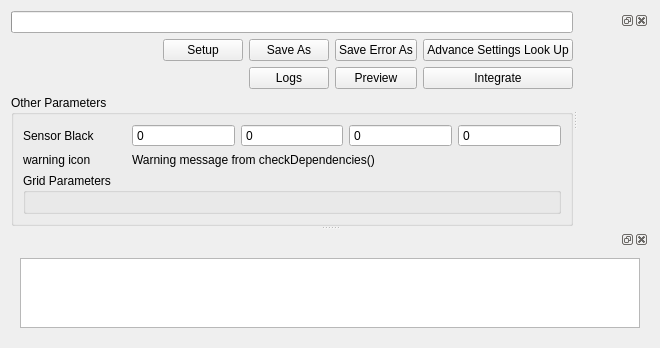
<?xml version="1.0" encoding="UTF-8"?>
<ui version="4.0">
 <class>LSHTuning</class>
 <widget class="QWidget" name="LSHTuning">
  <property name="geometry">
   <rect>
    <x>0</x>
    <y>0</y>
    <width>660</width>
    <height>337</height>
   </rect>
  </property>
  <property name="windowTitle">
   <string>LSH Tuning</string>
  </property>
  <layout class="QGridLayout" name="gridLayout_6">
   <item row="0" column="0">
    <widget class="QSplitter" name="splitter_2">
     <property name="orientation">
      <enum>Qt::Vertical</enum>
     </property>
     <widget class="QWidget" name="gridLayoutWidget_3">
      <layout class="QGridLayout" name="gridLayout_3">
       <item row="1" column="0">
        <widget class="QSplitter" name="splitter">
         <property name="orientation">
          <enum>Qt::Horizontal</enum>
         </property>
         <widget class="QWidget" name="gridLayoutWidget">
          <layout class="QGridLayout" name="gridLayout">
           <item row="1" column="4">
            <widget class="QPushButton" name="saveError_btn">
             <property name="text">
              <string>Save Error As</string>
             </property>
            </widget>
           </item>
           <item row="3" column="0" colspan="6">
            <widget class="QGroupBox" name="blc_grp">
             <property name="title">
              <string>Other Parameters</string>
             </property>
             <property name="flat">
              <bool>true</bool>
             </property>
             <layout class="QGridLayout" name="gridLayout_5">
              <item row="1" column="3">
               <widget class="QSpinBox" name="blc_sensor2">
                <property name="readOnly">
                 <bool>true</bool>
                </property>
                <property name="buttonSymbols">
                 <enum>QAbstractSpinBox::NoButtons</enum>
                </property>
               </widget>
              </item>
              <item row="1" column="2">
               <widget class="QSpinBox" name="blc_sensor1">
                <property name="readOnly">
                 <bool>true</bool>
                </property>
                <property name="buttonSymbols">
                 <enum>QAbstractSpinBox::NoButtons</enum>
                </property>
               </widget>
              </item>
              <item row="1" column="1">
               <widget class="QSpinBox" name="blc_sensor0">
                <property name="readOnly">
                 <bool>true</bool>
                </property>
                <property name="buttonSymbols">
                 <enum>QAbstractSpinBox::NoButtons</enum>
                </property>
               </widget>
              </item>
              <item row="1" column="4">
               <widget class="QSpinBox" name="blc_sensor3">
                <property name="readOnly">
                 <bool>true</bool>
                </property>
                <property name="buttonSymbols">
                 <enum>QAbstractSpinBox::NoButtons</enum>
                </property>
               </widget>
              </item>
              <item row="1" column="0">
               <widget class="QLabel" name="label_3">
                <property name="text">
                 <string>Sensor Black</string>
                </property>
               </widget>
              </item>
              <item row="2" column="0">
               <widget class="QLabel" name="warning_icon">
                <property name="text">
                 <string notr="true">warning icon</string>
                </property>
               </widget>
              </item>
              <item row="2" column="1" colspan="4">
               <widget class="QLabel" name="warning_lbl">
                <property name="text">
                 <string notr="true">Warning message from checkDependencies()</string>
                </property>
               </widget>
              </item>
              <item row="3" column="0" colspan="5">
               <widget class="QGroupBox" name="param_grp">
                <property name="title">
                 <string>Grid Parameters</string>
                </property>
                <property name="flat">
                 <bool>true</bool>
                </property>
                <layout class="QGridLayout" name="param_grp_lay"/>
               </widget>
              </item>
             </layout>
            </widget>
           </item>
           <item row="1" column="5">
            <widget class="QPushButton" name="advSettLookUp_btn">
             <property name="text">
              <string>Advance Settings Look Up</string>
             </property>
            </widget>
           </item>
           <item row="0" column="0" colspan="6">
            <widget class="QProgressBar" name="progress">
             <property name="value">
              <number>0</number>
             </property>
             <property name="textVisible">
              <bool>false</bool>
             </property>
             <property name="format">
              <string>progress %p%</string>
             </property>
            </widget>
           </item>
           <item row="2" column="4">
            <widget class="QPushButton" name="preview_btn">
             <property name="text">
              <string>Preview</string>
             </property>
            </widget>
           </item>
           <item row="2" column="0" colspan="3">
            <spacer name="horizontalSpacer_2">
             <property name="orientation">
              <enum>Qt::Horizontal</enum>
             </property>
             <property name="sizeHint" stdset="0">
              <size>
               <width>40</width>
               <height>20</height>
              </size>
             </property>
            </spacer>
           </item>
           <item row="1" column="0" colspan="2">
            <spacer name="horizontalSpacer">
             <property name="orientation">
              <enum>Qt::Horizontal</enum>
             </property>
             <property name="sizeHint" stdset="0">
              <size>
               <width>40</width>
               <height>20</height>
              </size>
             </property>
            </spacer>
           </item>
           <item row="1" column="3">
            <widget class="QPushButton" name="save_btn">
             <property name="text">
              <string>Save As</string>
             </property>
            </widget>
           </item>
           <item row="2" column="5">
            <widget class="QPushButton" name="integrate_btn">
             <property name="text">
              <string>Integrate</string>
             </property>
            </widget>
           </item>
           <item row="2" column="3">
            <widget class="QPushButton" name="log_btn">
             <property name="text">
              <string>Logs</string>
             </property>
            </widget>
           </item>
           <item row="1" column="2">
            <widget class="QPushButton" name="reset_btn">
             <property name="text">
              <string>Setup</string>
             </property>
            </widget>
           </item>
          </layout>
         </widget>
         <widget class="QWidget" name="gridLayoutWidget_2">
          <layout class="QGridLayout" name="previerwLayout">
           <item row="0" column="0">
            <widget class="QDockWidget" name="previewDockWidget">
             <widget class="QWidget" name="dockWidgetContents">
              <layout class="QGridLayout" name="gridLayout_2"/>
             </widget>
            </widget>
           </item>
          </layout>
         </widget>
        </widget>
       </item>
      </layout>
     </widget>
     <widget class="QWidget" name="gridLayoutWidget_4">
      <layout class="QGridLayout" name="logLayout">
       <item row="0" column="0">
        <widget class="QDockWidget" name="logDockWidget">
         <widget class="QWidget" name="dockWidgetContents_2">
          <layout class="QGridLayout" name="gridLayout_4">
           <item row="0" column="0">
            <widget class="QTextEdit" name="log_te"/>
           </item>
          </layout>
         </widget>
        </widget>
       </item>
      </layout>
     </widget>
    </widget>
   </item>
  </layout>
 </widget>
 <tabstops>
  <tabstop>blc_sensor0</tabstop>
  <tabstop>blc_sensor1</tabstop>
  <tabstop>blc_sensor2</tabstop>
  <tabstop>blc_sensor3</tabstop>
 </tabstops>
 <resources/>
 <connections/>
</ui>
